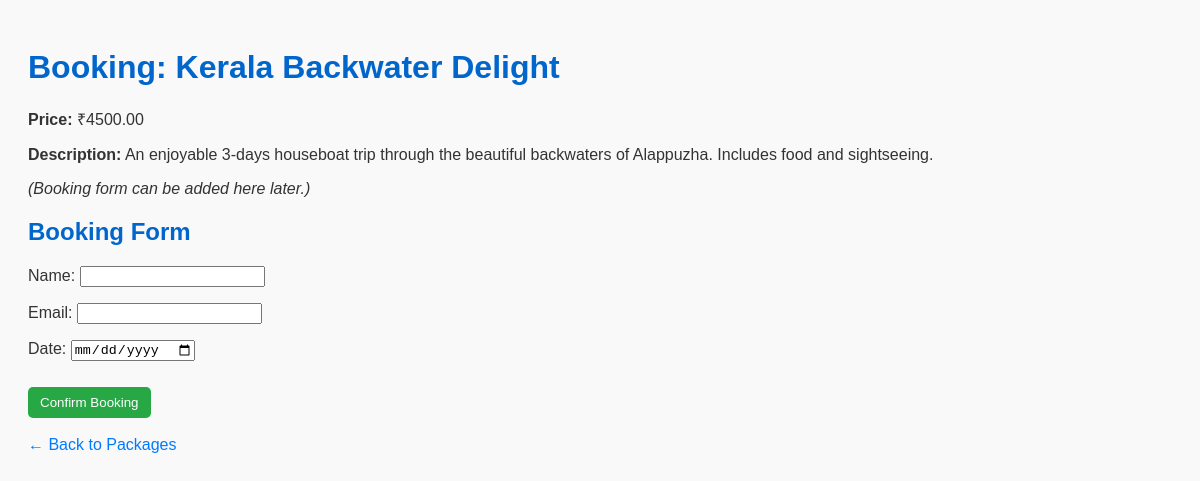
Screenshot of /book/1/ with the database file from the repository.
### main/models.py (models this page shows, shortened)
class TourPackage(models.Model):
    title = models.CharField(max_length=100)
    description = models.TextField()
    price = models.DecimalField(max_digits=10, decimal_places=2)
    image = models.ImageField(upload_to='package_images/')
    vendor = models.ForeignKey('Vendor', on_delete=models.CASCADE, null=True)
    is_approved = models.BooleanField(default=False)

### main/views.py (the view)
# urls.py: path('book/<int:package_id>/', views.book_package, name='book_package'),
def book_package(request, package_id):
    package = get_object_or_404(TourPackage, id=package_id,is_approved=True)
    if request.method == 'POST':
        form = BookingForm(request.POST)
        if form.is_valid():
            booking = form.save(commit=False)
            booking.package = package
            booking.save()
            print("Booking confirmed for:", form.cleaned_data)
            return render(request, 'main/booking_success.html', {'package': package, 'user_name': form.cleaned_data.get('name'), 'user_email': form.cleaned_data.get('email')})
    else:
        form = BookingForm()
    return render(request, 'main/book.html', {'package': package,'form': form})

### main/forms.py
class BookingForm(forms.ModelForm):
    class Meta:
        model = Booking
        fields = ['name', 'email', 'date']
        widgets = {'date': forms.DateInput(attrs={'type': 'date'})
        }

### main/templates/main/book.html (shortened to what this page needs)
<!DOCTYPE html>
<html>
<head>
    {% load static %}
    <link rel="stylesheet" href="{% static 'main/style.css' %}">
</head>
<body>
    <h1>Booking: {{ package.title }}</h1>
    <p><strong>Price:</strong> ₹{{ package.price }}</p>
    <p><strong>Description:</strong> {{ package.description }}</p>
    <p><em>(Booking form can be added here later.)</em></p>
    <h2>Booking Form</h2>
    <form method="post" autocomplete="off">
        {{ form.as_p }}
        <button type="submit">Confirm Booking</button>
    </form>
    <br>
    <a href="{% url 'home' %}">← Back to Packages</a>
</body>
</html>

### main/static/main/style.css (style rules this page uses)
body { font-family: Arial, sans-serif; background-color: #f9f9f9; padding: 20px; color: #333; }
h1, h2 { color: #0066cc; }
button { background-color: #28a745; color: white; padding: 8px 12px; border: none; border-radius: 5px; margin-top: 10px; cursor: pointer; }
a { text-decoration: none; color: #007bff; }

### rows the page displays
TourPackage: title "Kerala Backwater Delight", price "4500.00", description "An enjoyable 3-days houseboat trip through the beautiful backwaters of Alappuzha. Includes food and sightseeing."
